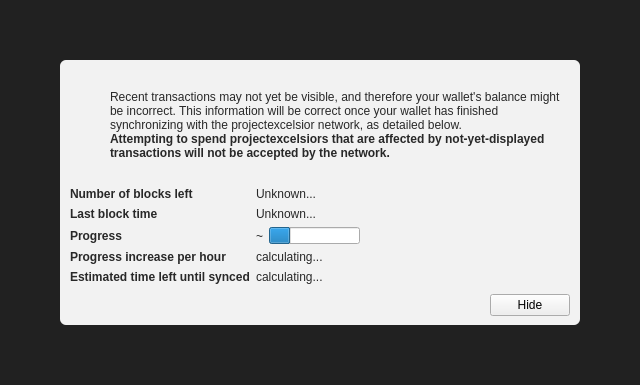
<?xml version="1.0" encoding="UTF-8"?>
<ui version="4.0">
 <class>ModalOverlay</class>
 <widget class="ModalOverlay" name="ModalOverlay">
  <property name="geometry">
   <rect>
    <x>0</x>
    <y>0</y>
    <width>640</width>
    <height>385</height>
   </rect>
  </property>
  <property name="windowTitle">
   <string>Form</string>
  </property>
  <layout class="QVBoxLayout" name="verticalLayout" stretch="0">
   <property name="sizeConstraint">
    <enum>QLayout::SetDefaultConstraint</enum>
   </property>
   <property name="leftMargin">
    <number>0</number>
   </property>
   <property name="topMargin">
    <number>0</number>
   </property>
   <property name="rightMargin">
    <number>0</number>
   </property>
   <property name="bottomMargin">
    <number>0</number>
   </property>
   <item>
    <widget class="QWidget" name="bgWidget" native="true">
     <property name="styleSheet">
      <string notr="true">#bgWidget { background: rgba(0,0,0,220); }</string>
     </property>
     <layout class="QVBoxLayout" name="verticalLayoutMain" stretch="1">
      <property name="leftMargin">
       <number>60</number>
      </property>
      <property name="topMargin">
       <number>60</number>
      </property>
      <property name="rightMargin">
       <number>60</number>
      </property>
      <property name="bottomMargin">
       <number>60</number>
      </property>
      <item>
       <widget class="QWidget" name="contentWidget" native="true">
        <property name="styleSheet">
         <string notr="true">#contentWidget { background: rgba(255,255,255,240); border-radius: 6px; }

QLabel { color: rgb(40,40,40);  }</string>
        </property>
        <layout class="QVBoxLayout" name="verticalLayoutSub" stretch="1,0,0,0">
         <property name="spacing">
          <number>0</number>
         </property>
         <property name="leftMargin">
          <number>10</number>
         </property>
         <property name="topMargin">
          <number>10</number>
         </property>
         <property name="rightMargin">
          <number>10</number>
         </property>
         <property name="bottomMargin">
          <number>10</number>
         </property>
         <item>
          <layout class="QHBoxLayout" name="horizontalLayoutIconText" stretch="0,1">
           <property name="topMargin">
            <number>20</number>
           </property>
           <item>
            <layout class="QVBoxLayout" name="verticalLayoutIcon">
             <property name="leftMargin">
              <number>0</number>
             </property>
             <item>
              <widget class="QPushButton" name="warningIcon">
               <property name="enabled">
                <bool>false</bool>
               </property>
               <property name="text">
                <string/>
               </property>
               <property name="icon">
                <iconset>
                 <normaloff>:/icons/warning</normaloff>
                 <disabledoff>:/icons/warning</disabledoff>:/icons/warning</iconset>
               </property>
               <property name="iconSize">
                <size>
                 <width>48</width>
                 <height>48</height>
                </size>
               </property>
               <property name="flat">
                <bool>true</bool>
               </property>
              </widget>
             </item>
             <item>
              <spacer name="verticalSpacerWarningIcon">
               <property name="orientation">
                <enum>Qt::Vertical</enum>
               </property>
               <property name="sizeHint" stdset="0">
                <size>
                 <width>20</width>
                 <height>40</height>
                </size>
               </property>
              </spacer>
             </item>
            </layout>
           </item>
           <item>
            <layout class="QVBoxLayout" name="verticalLayoutInfoText">
             <property name="leftMargin">
              <number>0</number>
             </property>
             <property name="topMargin">
              <number>0</number>
             </property>
             <item>
              <widget class="QLabel" name="infoText">
               <property name="text">
                <string>Recent transactions may not yet be visible, and therefore your wallet's balance might be incorrect. This information will be correct once your wallet has finished synchronizing with the projectexcelsior network, as detailed below.</string>
               </property>
               <property name="textFormat">
                <enum>Qt::RichText</enum>
               </property>
               <property name="wordWrap">
                <bool>true</bool>
               </property>
              </widget>
             </item>
             <item>
              <widget class="QLabel" name="infoTextStrong">
               <property name="font">
                <font>
                 <weight>75</weight>
                 <bold>true</bold>
                </font>
               </property>
               <property name="text">
                <string>Attempting to spend projectexcelsiors that are affected by not-yet-displayed transactions will not be accepted by the network.</string>
               </property>
               <property name="textFormat">
                <enum>Qt::RichText</enum>
               </property>
               <property name="wordWrap">
                <bool>true</bool>
               </property>
              </widget>
             </item>
             <item>
              <spacer name="verticalSpacerInTextSpace">
               <property name="orientation">
                <enum>Qt::Vertical</enum>
               </property>
               <property name="sizeHint" stdset="0">
                <size>
                 <width>20</width>
                 <height>40</height>
                </size>
               </property>
              </spacer>
             </item>
            </layout>
           </item>
          </layout>
         </item>
         <item>
          <spacer name="verticalSpacerAfterText">
           <property name="orientation">
            <enum>Qt::Vertical</enum>
           </property>
           <property name="sizeHint" stdset="0">
            <size>
             <width>20</width>
             <height>40</height>
            </size>
           </property>
          </spacer>
         </item>
         <item>
          <layout class="QFormLayout" name="formLayout">
           <property name="fieldGrowthPolicy">
            <enum>QFormLayout::FieldsStayAtSizeHint</enum>
           </property>
           <property name="horizontalSpacing">
            <number>6</number>
           </property>
           <property name="verticalSpacing">
            <number>6</number>
           </property>
           <property name="topMargin">
            <number>10</number>
           </property>
           <item row="0" column="0">
            <widget class="QLabel" name="labelNumberOfBlocksLeft">
             <property name="font">
              <font>
               <weight>75</weight>
               <bold>true</bold>
              </font>
             </property>
             <property name="text">
              <string>Number of blocks left</string>
             </property>
            </widget>
           </item>
           <item row="0" column="1">
            <widget class="QLabel" name="numberOfBlocksLeft">
             <property name="text">
              <string>Unknown...</string>
             </property>
            </widget>
           </item>
           <item row="1" column="0">
            <widget class="QLabel" name="labelLastBlockTime">
             <property name="font">
              <font>
               <weight>75</weight>
               <bold>true</bold>
              </font>
             </property>
             <property name="text">
              <string>Last block time</string>
             </property>
            </widget>
           </item>
           <item row="1" column="1">
            <widget class="QLabel" name="newestBlockDate">
             <property name="sizePolicy">
              <sizepolicy hsizetype="Maximum" vsizetype="Preferred">
               <horstretch>0</horstretch>
               <verstretch>0</verstretch>
              </sizepolicy>
             </property>
             <property name="text">
              <string>Unknown...</string>
             </property>
            </widget>
           </item>
           <item row="2" column="0">
            <widget class="QLabel" name="labelSyncDone">
             <property name="font">
              <font>
               <weight>75</weight>
               <bold>true</bold>
              </font>
             </property>
             <property name="text">
              <string>Progress</string>
             </property>
            </widget>
           </item>
           <item row="2" column="1">
            <layout class="QHBoxLayout" name="horizontalLayoutSync" stretch="0,1">
             <item>
              <widget class="QLabel" name="percentageProgress">
               <property name="text">
                <string notr="true">~</string>
               </property>
              </widget>
             </item>
             <item>
              <widget class="QProgressBar" name="progressBar">
               <property name="value">
                <number>24</number>
               </property>
               <property name="format">
                <string/>
               </property>
              </widget>
             </item>
            </layout>
           </item>
           <item row="4" column="0">
            <widget class="QLabel" name="labelProgressIncrease">
             <property name="font">
              <font>
               <weight>75</weight>
               <bold>true</bold>
              </font>
             </property>
             <property name="text">
              <string>Progress increase per hour</string>
             </property>
            </widget>
           </item>
           <item row="4" column="1">
            <widget class="QLabel" name="progressIncreasePerH">
             <property name="text">
              <string>calculating...</string>
             </property>
            </widget>
           </item>
           <item row="5" column="0">
            <widget class="QLabel" name="labelEstimatedTimeLeft">
             <property name="font">
              <font>
               <weight>75</weight>
               <bold>true</bold>
              </font>
             </property>
             <property name="text">
              <string>Estimated time left until synced</string>
             </property>
            </widget>
           </item>
           <item row="5" column="1">
            <widget class="QLabel" name="expectedTimeLeft">
             <property name="text">
              <string>calculating...</string>
             </property>
            </widget>
           </item>
          </layout>
         </item>
         <item>
          <layout class="QHBoxLayout" name="horizontalLayoutButtons">
           <property name="leftMargin">
            <number>10</number>
           </property>
           <property name="topMargin">
            <number>10</number>
           </property>
           <item>
            <spacer name="horizontalSpacer">
             <property name="orientation">
              <enum>Qt::Horizontal</enum>
             </property>
             <property name="sizeHint" stdset="0">
              <size>
               <width>40</width>
               <height>20</height>
              </size>
             </property>
            </spacer>
           </item>
           <item>
            <widget class="QPushButton" name="closeButton">
             <property name="text">
              <string>Hide</string>
             </property>
            </widget>
           </item>
          </layout>
         </item>
        </layout>
       </widget>
      </item>
     </layout>
    </widget>
   </item>
  </layout>
 </widget>
 <customwidgets>
  <customwidget>
   <class>ModalOverlay</class>
   <extends>QWidget</extends>
   <header>modaloverlay.h</header>
   <container>1</container>
  </customwidget>
 </customwidgets>
 <resources/>
 <connections/>
</ui>
